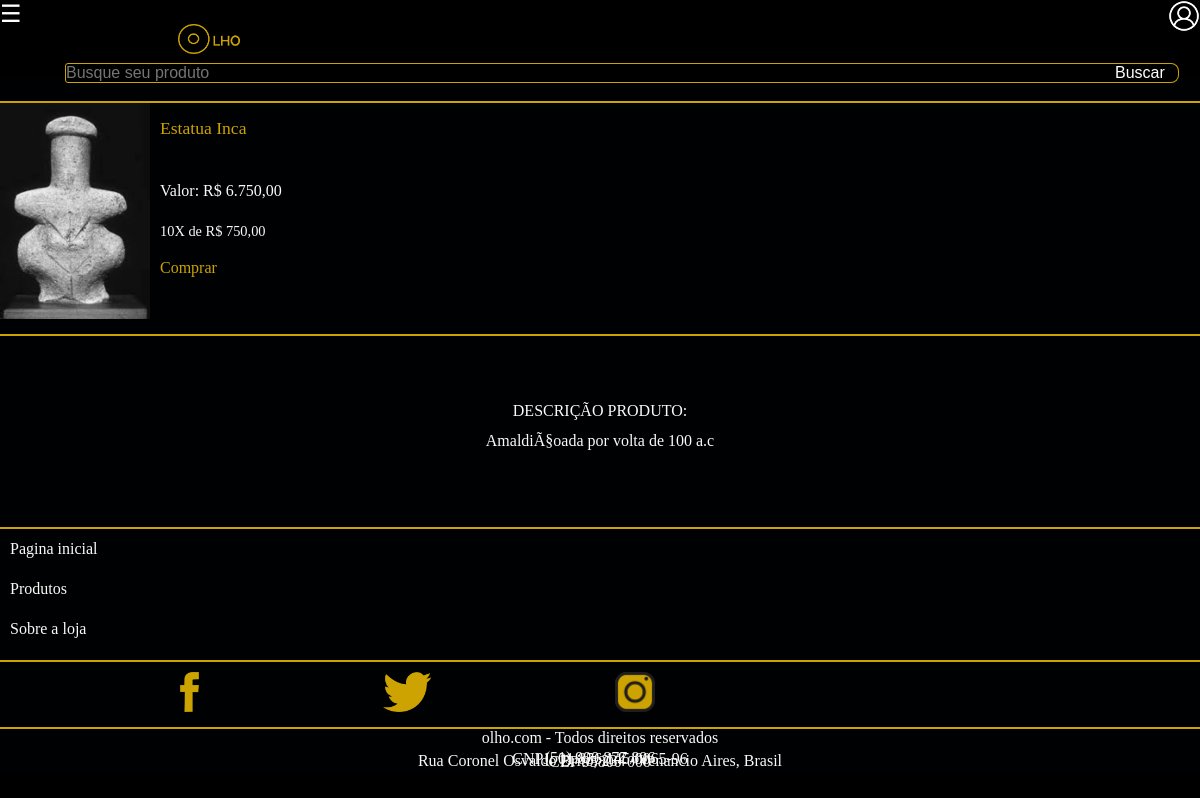
Screenshot of /contatos.php?id=1 with the database file from the repository.
### tables this page shows
CREATE TABLE `produto` (
  `id` int(11) NOT NULL,
  `nome` varchar(255) NOT NULL,
  `descricao` varchar(255) NOT NULL,
  `preco` float NOT NULL,
  `quantidade` int(11) NOT NULL
);

### contatos.php (the view, shortened to what this page needs)
<?php
	if (isset($_GET['id']) && $_GET['id'] != "") {
		include "includes/conexao.php";
		$id = $_GET['id'];
		$sql = "SELECT * FROM produto WHERE id = $id";
		$resultado = mysqli_query($conexao, $sql);
		$produto = mysqli_fetch_array($resultado);
	}
?>
<!DOCTYPE html>
<html>
<head>
	<link rel="stylesheet" type="text/css" href="style.css">
</head>
<body>
	<div class="container">
		<div id="cabecalho">
			<div id="cabecalhoL1">
				<div id="menu">&#9776;</div>
				<div id="logo"><a href="index.php"><img src="img/logo.png"></a></div>
				<?php
					if (isset($_SESSION['loginCliente']) && $_SESSION['loginCliente']) {
						echo '<div id="usuario"><a href="cadastro.php?id=2"><img src="img/user.png"></a></div>';
					}else{
						echo '<div id="usuario"><a href="cadastro.php?id=2"><img src="img/user.png"></a></div>';
					}
				 ?>
			</div>
			<form action="index.php" method="GET">
				<div id="cabecalhoL2">
					<div id="cabecalhoL2interno">
						<div id="divTxtBuscar">
							<input type="text" name="buscar" size="40" placeholder="Busque seu produto" onfocus="">
						</div>
						<div id="divBtnbuscar">
							<input type="submit" name="Btnbuscar" value="Buscar   "><label for="Btnbuscar"></label>
						</div>
					</div>
				</div>
			</form>
		</div>
		<div class="pomocao">
			<br>
			<br>
			<br>
			<br>
			<br>
		</div>
		<div id="l1"></div>
		<div class="produto">
			<div class="img">
				<img src="produtos/<?php echo $produto['id'];?>.jpg" heigth="200px" width="150px">
			</div>
			<div>
				<p class="nome">
				<?php echo utf8_encode($produto['nome']);?>
			</p>
			<div class= preco>
				Valor: R$ <?php echo number_format($produto['preco']*0.90,2,',','.');?><br>
			</div>
			<div class="parcela">
				10X de R$ <?php $parcelado = $produto['preco'] / 10 ;
						echo number_format($parcelado,2,',','.');?><br>
			</div>
			<?php
						if (isset($_SESSION['loginCliente']) && $_SESSION['loginCliente']) {
							?><p class="comprar">
								<a href="comprar.php?idProduto=<?php echo $produto['id'];?>">Comprar</a>
							</p>
						<?php }else{ ?>
							<p class="comprar">
								<a href="cadastro.php?id=1&idProduto=<?php echo $produto['id'];?>">Comprar</a>
							</p>
							<?php } ?>
			</div>
			</div>
			<div id="l1"></div>
			<div class="descricao">
				<center>
				DESCRIÇÃO PRODUTO:<br>
				<?php echo utf8_encode($produto['descricao']); ?>
			</center>
		</div>
	<div class="rodape">
			<div id="l1"></div>
			<p class="mapa"><a href="index.php">Pagina inicial</a> </p>
			<p class="mapa"><a href="index.php">Produtos</a></p>
			<p class="mapa"><a href="loja.php">Sobre a loja</a> </p>
			<div id="l1"></div>
			<a href="#"><img src="img/Facebook.png" name="media"></a>
			<a href="#"><img src="img/TT.png" name="media"></a>
			<a href="#"><img src="img/ins.png" name="media"></a>
			<div id="l1"></div>
			<center>olho.com  - Todos direitos reservados<br>
				<p class=" infos ">
				(51) 999 877 896<br>
				CNPJ: 01.856.145/0065-96<br>
				Rua Coronel Osvaldo Brito, 234 - Venancio Aires, Brasil <br>
				CEP 95800-000
			</p>
			</center>
		</div>
</div>
</body>
</html>

### style.css (style rules this page uses)
* { padding: 0; margin: 0; }
.container { width: 100%; background-color: rgb(0,1,2); }
#cabecalho { width: 100%; height: 73px; display: flex; background-color: rgb(0 , 0 ,0); flex-direction: column; position: fixed; }
#cabecalhoL1 { width: 100%; display: flex; align-items: stretch; }
#logo { width: 100%; padding-left: 13%; padding-top: 2%; }
#logo img { height: 30px; }
#menu { color: rgb(204,163,0); font-size: 24px; }
#cabecalhoL2 { width: 100%; display: flex; align-items: stretch; height: 20px; }
#cabecalhoL2interno { width: 100%; background-color: rgb(0, 0, 0); display: flex; align-items: stretch; }
#divTxtBuscar { width: 100%; padding-left: 5%; }
input[name="buscar"] { width: 100%; outline: none; background-color: rgb(0,0,0); border-color: rgb(204,163,0); border-bottom-left-radius: 3px; border-top-left-radius: 3px; color: rgb(255,255,255); }
input[name="Btnbuscar"] { border-bottom-right-radius: 8px; border-top-right-radius: 8px; color: rgb(255,255,255); background-color: rgb(0,0,0); border-left: none; border-color: rgb(204,163,0); }
#logo { width: 100%; }
#menu { color: white; font-size: 24px; }
#l1 { width: 100%; height: 2px; background-color: rgb(204, 163, 0); margin-top: 11px; }
img[name="media"] { height: 40px; display: inline-flex; margin-left: 15%; margin-top: 10px; }
.mapa { line-height: 40px; padding-left: 10px; }
.mapa a { color: rgb(250,250,250); }
.infos { padding-top: 10PX; line-height: 10%; padding-bottom: 10PX; }
.produto { display:flex ; }
.nome { line-height: 50px; font-size: 110%; color: rgb(204,163,0); padding-left: 10px; }
.preco { line-height: 50px; padding-top: 10%; padding-left: 10px; }
.parcela { line-height: 30px; font-size: 90%; padding-bottom: 10%; padding-left: 10px; }
.descricao { line-height: 30px; padding-top: 5%; padding-bottom: 5%; }
.comprar { text-decoration: none; color: rgb(255,255,255); padding-left: 10px; }
body { font-family: Verdana; background-color: rgb(0,0,0); color: rgb(250,250,250); }
input, textarea { font: 1em sans-serif; margin: 5px; border: 1px solid #999; display: block; }
a { text-decoration: none; color: rgb(204,163,0); }

### rows the page displays
produto: nome "Estatua Inca", $produto['preco']*0.90 "6.750,00", preco "750,00", descricao "AmaldiÃ§oada por volta de 100 a.c"
